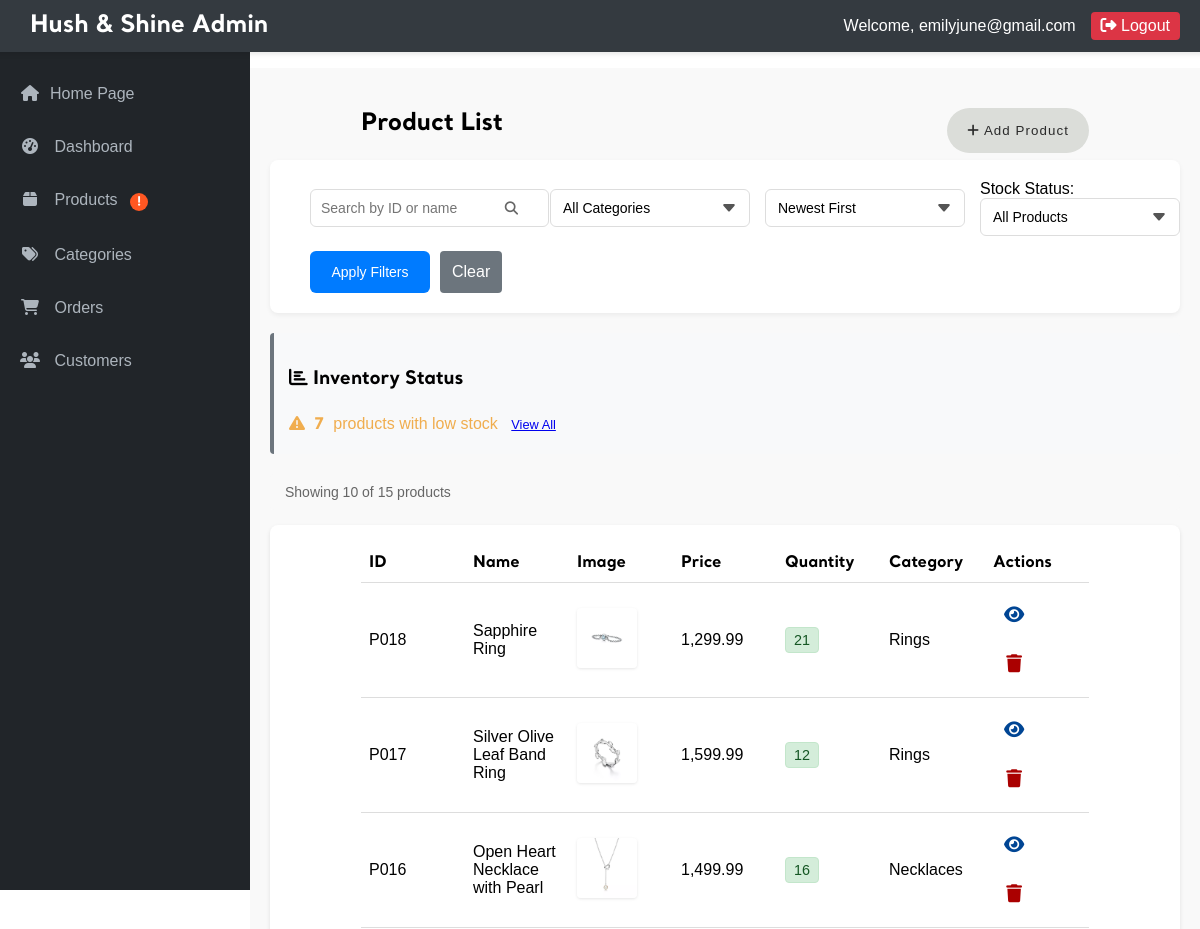
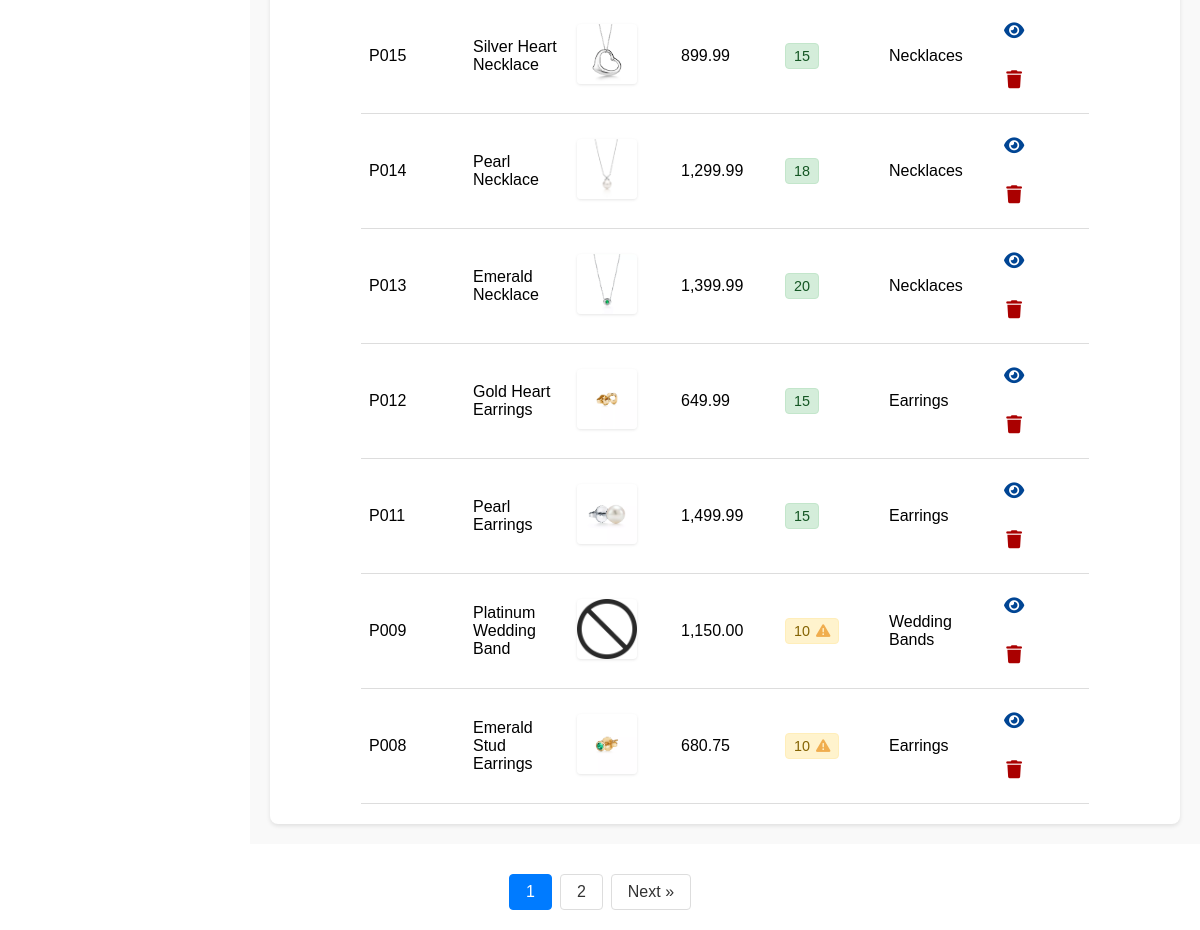
The app's page /admin/admin_products.php (signed in) with its own data (2 pictures, top to bottom).
### tables this page shows
CREATE TABLE `product` (
  `prod_id` char(4) NOT NULL,
  `prod_name` varchar(100) NOT NULL,
  `prod_desc` varchar(200) NOT NULL,
  `price` double(7,2) NOT NULL,
  `quantity` int(4) NOT NULL,
  `cat_id` char(4) NOT NULL,
  `image` varchar(100) NOT NULL
);

CREATE TABLE `category` (
  `cat_id` varchar(4) NOT NULL,
  `cat_name` varchar(50) NOT NULL,
  `material_type` varchar(100) NOT NULL
);

### admin/admin_products.php (the view, shortened to what this page needs)
<?php
require_once '../_base.php';
include '../_head.php';
$page = isset($_GET['page']) ? (int)$_GET['page'] : 1;
$itemsPerPage = 10;
$offset = ($page - 1) * $itemsPerPage;
$searchTerm = isset($_GET['search']) ? trim($_GET['search']) : '';
$categoryFilter = isset($_GET['category']) ? $_GET['category'] : '';
$sortBy = isset($_GET['sort']) ? $_GET['sort'] : 'newest';
$stockFilter = isset($_GET['stock_filter']) ? $_GET['stock_filter'] : '';
$where = [];
$params = [];
$whereClause = !empty($where) ? ' WHERE ' . implode(' AND ', $where) : '';
$orderBy = match($sortBy) {
    'price_high' => 'p.price DESC',
    'price_low' => 'p.price ASC',
    'stock_high' => 'p.quantity DESC',
    'stock_low' => 'p.quantity ASC',
    'name_asc' => 'p.prod_name ASC',
    'name_desc' => 'p.prod_name DESC',
    'oldest' => 'p.prod_id ASC',
    default => 'p.prod_id DESC'
};
try {
    $countQuery = "SELECT COUNT(*) FROM product p" . $whereClause;
    $stmt = $_db->prepare($countQuery);
    $stmt->execute($params);
    $totalItems = $stmt->fetchColumn();
    $totalPages = ceil($totalItems / $itemsPerPage);
} catch (PDOException $e) {
    echo "Database error: " . $e->getMessage();
    exit;
}
try {
    $query = "SELECT p.prod_id, p.prod_name, p.prod_desc, p.price, p.quantity, p.cat_id as category, p.image
             FROM product p
             LEFT JOIN category c ON p.cat_id = c.cat_id"
             . $whereClause .
             " ORDER BY " . $orderBy .
             " LIMIT " . $itemsPerPage . " OFFSET " . $offset;
    $stmt = $_db->prepare($query);
    $stmt->execute($params);
    $products = $stmt->fetchAll(PDO::FETCH_ASSOC);
} catch (PDOException $e) {
    echo "Database error: " . $e->getMessage();
    exit;
}
?>
            <div class="admin-main">
                <div class="admin-title">
                    <h2>Product List</h2>
                    <div class="button-group">
                        <button id="openAddProductModal" class="category-btn">
                            <i class="fas fa-plus"></i> Add Product
                        </button>
                    </div>
                </div>
                <div class="filter-section">
                    <form action="admin_products.php" method="GET" class="filter-form">
                        <div class="filter-row">
                            <div class="search-box">
                                <input type="text" name="search" placeholder="Search by ID or name" value="<?= htmlspecialchars($searchTerm) ?>">
                                <button type="submit" class="search-btn">
                                    <i class="fas fa-search"></i>
                                </button>
                            </div>
                            <div class="filter-group">
                                <select name="category" class="filter-select">
                                    <option value="">All Categories</option>
                                </select>
                            </div>
                            <div class="filter-group">
                                <select name="sort" class="filter-select">
                                    <option value="newest" <?= $sortBy == 'newest' ? 'selected' : '' ?>>Newest First</option>
                                </select>
                            </div>
                            <div class="filter-group">
                                <label for="stock-filter" class="filter-label">Stock Status:</label>
                                <select name="stock_filter" id="stock-filter" class="filter-select">
                                    <option value="" <?= !isset($_GET['stock_filter']) ? 'selected' : '' ?>>All Products</option>
                                </select>
                            </div>
                            <div class="filter-buttons">
                                <button type="submit" class="filter-btn">Apply Filters</button>
                                <a href="admin_products.php" class="admin-submit-btn secondary">Clear</a>
                            </div>
                        </div>
                    </form>
                </div>
                    <?php
                        try {
                            $lowStockQuery = $_db->prepare("SELECT COUNT(*) FROM product WHERE quantity <= ? AND quantity > 0");
                            $lowStockQuery->execute([LOW_STOCK_THRESHOLD]);
                            $lowStockCount = $lowStockQuery->fetchColumn();
                            $outOfStockQuery = $_db->query("SELECT COUNT(*) FROM product WHERE quantity = 0");
                            $outOfStockCount = $outOfStockQuery->fetchColumn();
                        } catch (PDOException $e) {
                            $lowStockCount = 0;
                            $outOfStockCount = 0;
                        }
                        if ($lowStockCount > 0 || $outOfStockCount > 0):
                        ?>
                        <div class="stock-summary">
                            <h3><i class="fas fa-chart-bar"></i> Inventory Status</h3>
                            <div class="stock-alert">
                                <?php if ($lowStockCount > 0): ?>
                                    <div class="stock-alert-item warning-alert">
                                        <i class="fas fa-exclamation-triangle"></i>
                                        <span class="stock-alert-count"><?= $lowStockCount ?></span> products with low stock
                                        <a href="admin_products.php?stock_filter=low" class="btn btn-sm btn-outline-warning">View All</a>
                                    </div>
                                <?php endif; ?>
                            </div>
                        </div>
                    <?php endif; ?>
                <div class="product-info-bar">
                <div class="product-count">
                    Showing <?= count($products) ?> of <?= $totalItems ?> products
                </div>
            </div>
                <div class="table-responsive">
                    <table class="admin-table">
                        <thead>
                            <tr>
                                <th>ID</th>
                                <th>Name</th>
                                <th>Image</th>
                                <th>Price</th>
                                <th>Quantity</th>
                                <th>Category</th>
                                <th>Actions</th>
                            </tr>
                        </thead>
                        <tbody>
                            <?php if (count($products) > 0): ?>
                                <?php foreach ($products as $product): ?>
                                    <?php
                                    $productImage = '../images/no-image.png';
                                    if (!empty($product['image'])) {
                                        $imageData = json_decode($product['image'], true);
                                        if ($imageData) {
                                            $imageFile = is_array($imageData) ? $imageData[0] : $imageData;
                                            $productImage = '../images/products/' . $imageFile;
                                        }
                                    }
                                    $stm = $_db->prepare("SELECT cat_name FROM category WHERE cat_id = ?");
                                    $stm->execute([$product['category']]);
                                    $category_name = $stm->fetchColumn();
                                    ?>
                                    <tr>
                                        <td><?= htmlspecialchars($product['prod_id']) ?></td>
                                        <td><?= htmlspecialchars($product['prod_name']) ?></td>
                                        <td class="product-thumbnail">
                                            <img src="<?= htmlspecialchars($productImage) ?>" alt="<?= htmlspecialchars($product['prod_name']) ?>">
                                        </td>
                                        <td><?= number_format($product['price'], 2) ?></td>
                                        <td>
                                            <?php if($product['quantity'] <= LOW_STOCK_THRESHOLD): ?>
                                                <span class="stock-badge low-stock" title="Low stock alert">
                                                    <?= htmlspecialchars($product['quantity']) ?>
                                                    <i class="fas fa-exclamation-triangle"></i>
                                                </span>
                                            <?php else: ?>
                                                <span class="stock-badge in-stock">
                                                    <?= htmlspecialchars($product['quantity']) ?>
                                                </span>
                                            <?php endif; ?>
                                        </td>
                                        <td><?= htmlspecialchars($category_name) ?></td>
                                        <td class="actions">
                                            <a href="view_product.php?id=<?= $product['prod_id'] ?>" class="btn">
                                                <i class="fas fa-eye"></i>
                                            </a>
                                            <a class="btn btn-danger delete-product"
                                                data-id="<?= htmlspecialchars($product['prod_id']) ?>"
                                                data-name="<?= htmlspecialchars($product['prod_name']) ?>">
                                                <i class="fas fa-trash"></i>
                                            </a>
                                        </td>
                                    </tr>
                                <?php endforeach; ?>
                            <?php else: ?>
                                <tr>
                                    <td colspan="6">No products found</td>
                                </tr>
                            <?php endif; ?>
                        </tbody>
                    </table>
                </div>
            </div>
            <?php if ($totalPages > 1): ?>
            <div class="pagination">
                <?php
                $range = 2;
                $startPage = max(1, $page - $range);
                $endPage = min($totalPages, $page + $range);
                for ($i = $startPage; $i <= $endPage; $i++) {
                    echo '<a href="?page=' . $i . '&search=' . urlencode($searchTerm) . '&category=' . urlencode($categoryFilter) . '&sort=' . urlencode($sortBy) . "&stock_filter=" . urlencode($stockFilter) . '"';
                    echo ($i == $page) ? ' class="active"' : '';
                    echo '>' . $i . '</a>';
                }
                ?>
                <?php if ($page < $totalPages): ?>
                    <a href="?page=<?= $page + 1 ?>&search=<?= urlencode($searchTerm) ?>&category=<?= urlencode($categoryFilter) ?>&sort=<?= urlencode($sortBy) ?>&stock_filter=<?= urlencode($stockFilter) ?>">Next &raquo;</a>
                <?php endif; ?>
            </div>
            <?php endif; ?>
                </main>
            </div>

### _head.php (shortened to what this page needs)
<?php
function hasLowStockProducts() {
    global $_db;
    try {
        $stmt = $_db->prepare("SELECT COUNT(*) FROM product WHERE quantity <= ? AND quantity > 0");
        $stmt->execute([LOW_STOCK_THRESHOLD]);
        return $stmt->fetchColumn() > 0;
    } catch (PDOException $e) {
        return false;
    }
}
$checkLowStock = false;
if (isset($_SESSION['user']) && $_SESSION['user'] == "admin") {
    $checkLowStock = true;
}
$hasLowStock = false;
if ($checkLowStock) {
    $hasLowStock = hasLowStockProducts();
}
$isAdminSection = strpos($_SERVER['REQUEST_URI'], '/admin/') !== false;
    $_adminContext = $_adminContext ?? $isAdminSection;
?>
<!DOCTYPE html>
<html lang="en">
<head>
    <link rel="stylesheet" href="/css/app.css">
    <link href="https://unpkg.com/aos@2.3.1/dist/aos.css" rel="stylesheet">
</head>
<body>
    <?php if (isset($_SESSION['user']) && $_SESSION['user'] == "admin" && $_adminContext): ?>
        <header class="admin-header">
            <div class="admin-nav">
                <div class="admin-logo">
                    <h1>Hush & Shine Admin</h1>
                </div>
                <div class="admin-user">
                    <?php if (isset($_SESSION['admin_email'])): ?>
                        <span>Welcome, <?= htmlspecialchars($_SESSION['admin_email']) ?></span>
                        <a href="/page/logout.php" class="logout-btn"><i class="fas fa-sign-out-alt"></i> Logout</a>
                    <?php endif; ?>
                </div>
            </div>
        </header>
        <div class="admin-container">
            <nav class="admin-sidebar">
                <ul>
                    <li><a href="../index.php"> <i class="fas fa-home"></i>Home Page</a></li>
                    <li><a href="/admin/admin_dashboard.php"><i class="fas fa-tachometer-alt"></i> Dashboard</a></li>
                    <li>
                        <a href="/admin/admin_products.php">
                            <i class="fas fa-box"></i> Products
                            <?php if ($hasLowStock): ?>
                                <span class="notification-dot" title="Products with low stock">!</span>
                            <?php endif; ?>
                        </a>
                    </li>
                    <li><a href="/admin/admin_category.php"><i class="fas fa-tags"></i> Categories</a></li>
                    <li><a href="/admin/admin_orders.php"><i class="fas fa-shopping-cart"></i> Orders</a></li>
                    <li><a href="/admin/admin_customer.php"><i class="fas fa-users"></i> Customers</a></li>
            </nav>
    <?php endif; ?>
    <main>

### records on screen
product: prod_id "P018", prod_name "Sapphire Ring", shows a picture, price "1,299.99", quantity "21", cat.cat_name "Rings"
product: prod_id "P017", prod_name "Silver Olive Leaf Band Ring", shows a picture, price "1,599.99", quantity "12", cat.cat_name "Rings"
product: prod_id "P016", prod_name "Open Heart Necklace with Pearl", shows a picture, price "1,499.99", quantity "16", cat.cat_name "Necklaces"
product: prod_id "P015", prod_name "Silver Heart Necklace", shows a picture, price "899.99", quantity "15", cat.cat_name "Necklaces"
product: prod_id "P014", prod_name "Pearl Necklace", shows a picture, price "1,299.99", quantity "18", cat.cat_name "Necklaces"
product: prod_id "P013", prod_name "Emerald Necklace", shows a picture, price "1,399.99", quantity "20", cat.cat_name "Necklaces"
product: prod_id "P012", prod_name "Gold Heart Earrings", shows a picture, price "649.99", quantity "15", cat.cat_name "Earrings"
product: prod_id "P011", prod_name "Pearl Earrings", shows a picture, price "1,499.99", quantity "15", cat.cat_name "Earrings"
product: prod_id "P009", prod_name "Platinum Wedding Band", shows a picture, price "1,150.00", quantity "10", cat.cat_name "Wedding Bands"
product: prod_id "P008", prod_name "Emerald Stud Earrings", shows a picture, price "680.75", quantity "10", cat.cat_name "Earrings"

### other values on screen
$_SESSION['admin_email'] "emilyjune@gmail.com"
$lowStockCount "7"
count($products) "10"
$totalItems "15"
